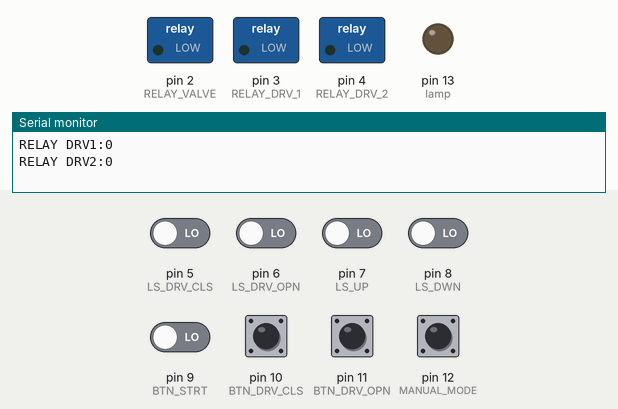
Simulated run of this program. Board: Arduino Pro Mini, built with avr-gcc and run on an emulated ATmega328P. Parts: switched loads named in the program (green lamp = pin HIGH), output pins drawn as LEDs (lit = HIGH), the last lines printed to the serial monitor. The test bench sets the inputs (shaded band); at power-on: pin 5 (LS_DRV_CLS), pin 6 (LS_DRV_OPN), pin 7 (LS_UP), pin 8 (LS_DWN), pin 9 (BTN_STRT), pin 10 (BTN_DRV_CLS), pin 11 (BTN_DRV_OPN), pin 12 (MANUAL_MODE) LOW.

Above: at 1.2 s.
1.3 s: pin 5 (LS_DRV_CLS) driven HIGH and pin 6 (LS_DRV_OPN) driven HIGH and pin 7 (LS_UP) driven HIGH and pin 8 (LS_DWN) driven HIGH and pin 9 (BTN_STRT) driven HIGH
4.4 s: pin 7 (LS_UP) driven LOW
At 5.4 s:
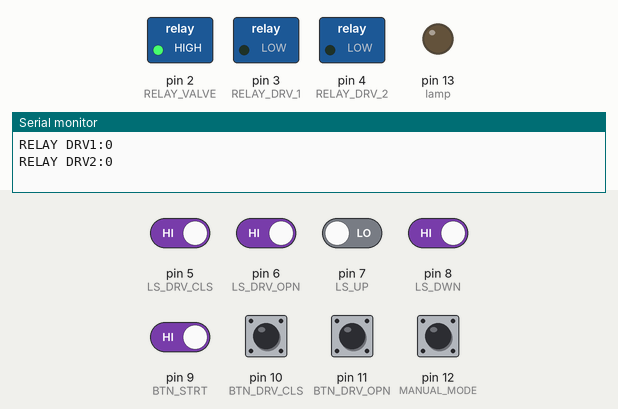
6.0 s: pin 12 (MANUAL_MODE) pulled HIGH for 1 s
At 6.3 s:
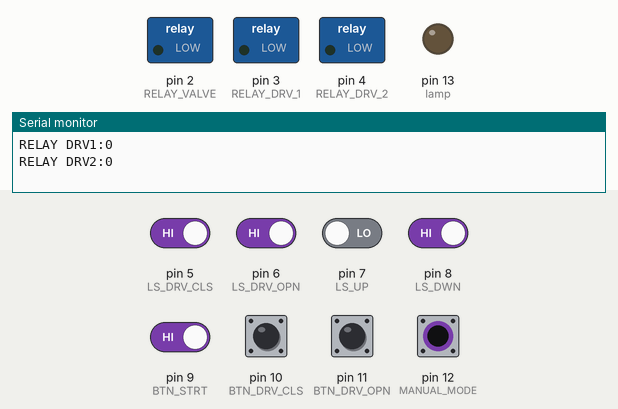
8.5 s: pin 7 (LS_UP) driven HIGH
At 9.1 s:
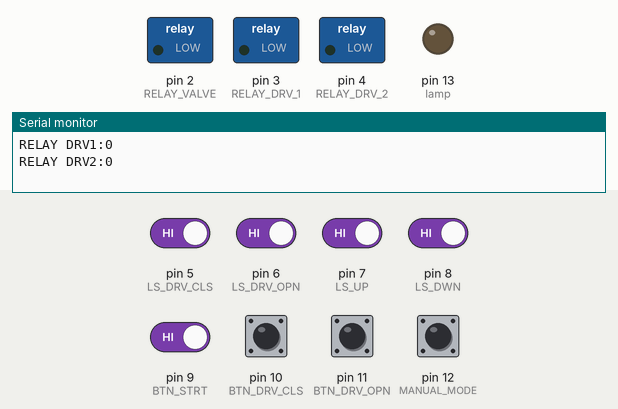
11.6 s: pin 5 (LS_DRV_CLS) driven LOW
At 12.9 s:
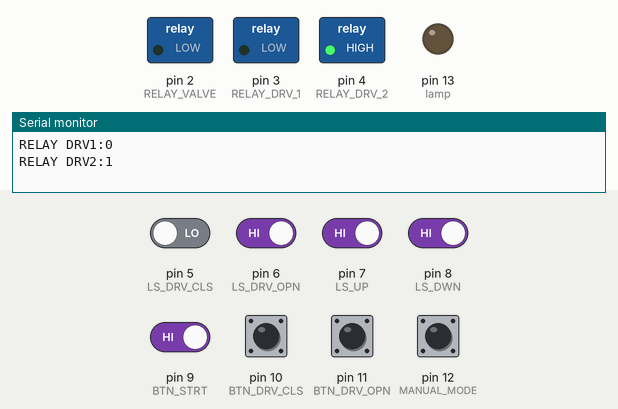
Timing chart, 0 to 14.2 s (numbered marks = the images above; inputs shaded):
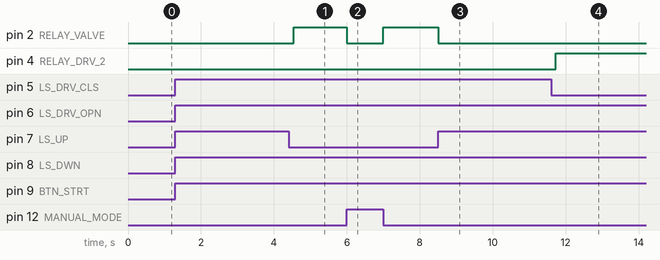

Measured:
- after the input at 4.4 s, pin 2 (RELAY_VALVE): LOW → HIGH after 0.14 s
- after the input at 6.0 s, pin 2 (RELAY_VALVE): HIGH → LOW at once, → HIGH 1.0 s later
- after the input at 8.5 s, pin 2 (RELAY_VALVE): HIGH → LOW at once
- after the input at 11.6 s, pin 4 (RELAY_DRV_2): LOW → HIGH after 0.13 s

The program:

main.cpp
```cpp
#include <Arduino.h>
#include "button.h"

#define RELAY_VALVE 2 	// подключение клапана
#define RELAY_DRV_1 3 	// подключение мотора открытие сбросного вентиля
#define RELAY_DRV_2 4 	// подключение мотора открытие сбросного вентиля
#define LS_DRV_CLS 5 	// подключение концевого выключателя положение закрыто
#define LS_DRV_OPN 6 	// подключение концевого выключателя положение открыто
#define LS_UP 7 		// подключение концевого выключателя верхнее положение
#define LS_DWN 8		// подключение концевого выключателя нижнее положение
#define BTN_STRT 9    	// подключение кнопки старт
#define BTN_DRV_CLS	10	// кнопка закрытие домкрата
#define BTN_DRV_OPN	11	// кнопка открытие домкрата
#define MANUAL_MODE 12  // ручной режим
#define lamp 13

bool up_posit; // верхняя позиция
bool drv_opn = false; // верхняя позиция
bool drv_cls; // верхняя позиция
bool cond_strtpress; // условие для запуска процедуры прессования
bool press_run; // пресс запущен
bool press_compl; // пресс выполнен
bool flag; //
bool manual_cls; // ручной режим
bool manual_opn; // ручной режим
bool manual;

int State = 0;
uint32_t tmr2;
uint32_t pause;
uint32_t pause2;

void setup() {
	pinMode(RELAY_VALVE, OUTPUT);
	pinMode(RELAY_DRV_1, OUTPUT);
	pinMode(RELAY_DRV_2, OUTPUT);
	digitalWrite(RELAY_DRV_1, LOW);
	digitalWrite(RELAY_DRV_2, LOW);
	digitalWrite(RELAY_VALVE, LOW);
	pinMode(BTN_STRT, INPUT);
	pinMode(LS_DRV_CLS, INPUT);
	pinMode(LS_DRV_OPN, INPUT);
	pinMode(LS_UP, INPUT);
	pinMode(LS_DWN, INPUT);
	pinMode(BTN_DRV_CLS, INPUT);
	pinMode(BTN_DRV_OPN, INPUT);
	pinMode(MANUAL_MODE, INPUT);
	pinMode(lamp, OUTPUT);
	Serial.begin(115200);
}

bool btn (byte pin) { //обработка кнопок
	uint32_t tmr;
	if (digitalRead(pin) && millis() - tmr >= 200) {
        tmr = millis();
        return true;
      }
	  	return false;
}

void compressor(bool value) { //обработка клапана домкрата 1 - включаем, 0 - отключаем
	if (value) {
		digitalWrite(RELAY_VALVE, HIGH);
	}
	else {
		digitalWrite(RELAY_VALVE, LOW);
	}
}

void motor(int direct) { // 0 - стоит на месте, 1 - открывается, 2 - закрывается
	if (direct == 1) {
		digitalWrite(RELAY_DRV_1, HIGH);
		digitalWrite(RELAY_DRV_2, LOW);
	}
	else if(direct == 2) {
		digitalWrite(RELAY_DRV_2, HIGH);
		digitalWrite(RELAY_DRV_1, LOW);
	}
	else {
		digitalWrite(RELAY_DRV_1, LOW);
		digitalWrite(RELAY_DRV_2, LOW);
	}
}

void loop() {

	if (btn(MANUAL_MODE)) { //ручной режим
		press_run = false;
		manual = true;
		compressor(0);
		State = 0; //сброс последовательности
	}
	else {
		manual = false;
	}

	if (manual) {
		if (btn(BTN_DRV_CLS) && !btn(LS_DRV_CLS)) {
			motor(2);
	}
		else  if (btn(BTN_DRV_OPN) && !btn(LS_DRV_OPN)) {
			motor(1);
	}
		else {
			motor(0);
		}
	}

	else {
		switch (State)
		{
		case 0:
			if (btn(LS_DRV_CLS) && btn(LS_DWN) && millis() - pause2 >= 10) {
				State = 1;
			}
			break;

		case 1:

			if (btn(BTN_STRT)) {
				State = 2;
			}
			break;

		case 2:
			compressor(1);
			if (btn(LS_UP)) {
				compressor(0);
				State = 3;
			}
			break;

		case 3:
			motor(1);
			if (btn(LS_DRV_OPN) || btn(LS_DWN)) {
				motor(0);
				pause = millis();
				State = 4;
			}
			break;

		case 4:
			if (btn(LS_DWN) && millis() - pause >= 800) {
				motor(2);
				State = 5;
			}
			break;

		case 5:
			if (btn(LS_DRV_CLS)) {
				motor(0);
				State = 0;
				Serial.print("PRESS_COMPL:");
				pause2 = millis();
			}
			break;
		}
	}
		if(State == 1) digitalWrite(lamp, HIGH); else digitalWrite(lamp, LOW);

		if (millis() - tmr2 >= 500) {
        tmr2 = millis();
		Serial.print("State:");
		Serial.println(State);
		Serial.print("Btn start:");
		Serial.println(btn(BTN_STRT));
		Serial.print("LS UP:");
		Serial.println(btn(LS_UP));
		Serial.print("LS DWN:");
		Serial.println(btn(LS_DWN));
		Serial.print("LS CLOSE:");
		Serial.println(btn(LS_DRV_CLS));
		Serial.print("LS OPEN:");
		Serial.println(btn(LS_DRV_OPN));
		Serial.print("BTN OPN:");
		Serial.println(btn(BTN_DRV_OPN));
		Serial.print("BTN CLS:");
		Serial.println(btn(BTN_DRV_CLS));
		Serial.print("MANUAL:");
		Serial.println(btn(MANUAL_MODE));
		Serial.print("RELAY VALVE:");
		Serial.println(digitalRead(RELAY_VALVE));
		Serial.print("RELAY DRV1:");
		Serial.println(digitalRead(RELAY_DRV_1));
		Serial.print("RELAY DRV2:");
		Serial.println(digitalRead(RELAY_DRV_2));
		Serial.println(" ");
	}
}
```

button.h
```cpp
class button {
  public:
    button (byte pin) {
      _pin = pin;

    }
    bool click() {
      bool btnState = digitalRead(_pin);
      if (!btnState && !_flag && millis() - _tmr >= 200) {
        _flag = true;
        _tmr = millis();
        return true;
      }
      if (!btnState && _flag && millis() - _tmr >= 5000) {
        _tmr = millis ();
        return true;
      }
      if (btnState && _flag) {
        _flag = false;
        _tmr = millis();
      }
      return false;
    }
  private:
    byte _pin;
    uint32_t _tmr;
    bool _flag;
};
```
